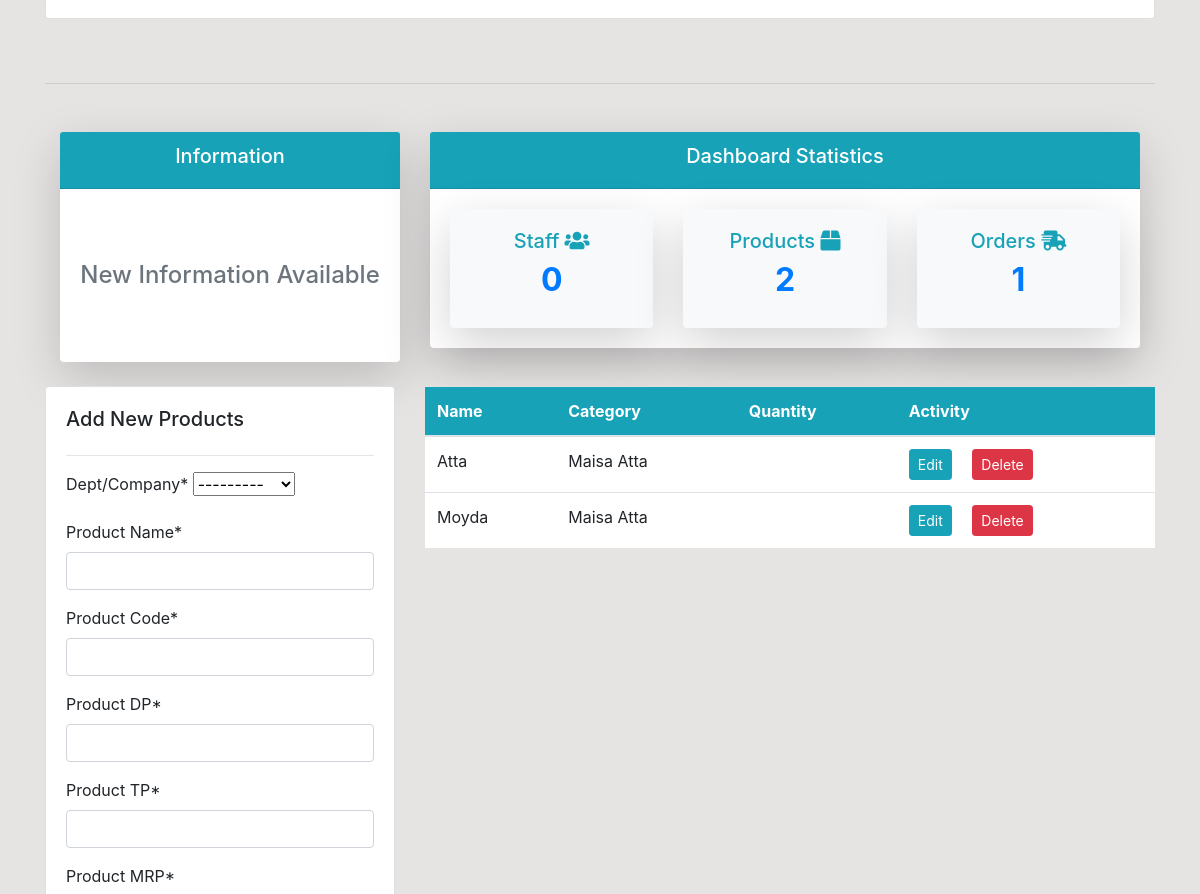
Before: /products/ (signed in, middle part) with the older database file.
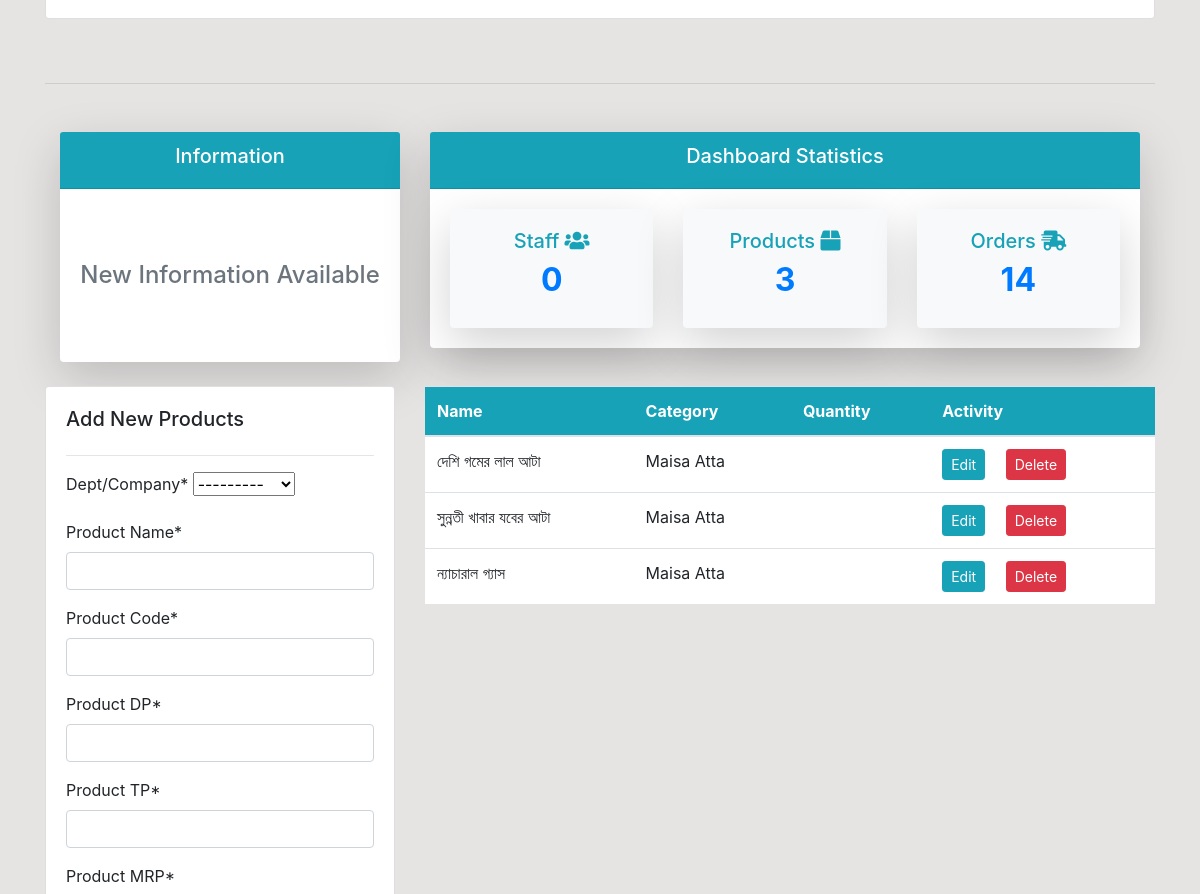
After: the same page with the newer database file.
### dashboard/models.py (models this page shows, shortened)
class Product(models.Model):
    department = models.ForeignKey(Department, on_delete=models.CASCADE, verbose_name="Dept/Company")
    name = models.CharField(max_length=200, verbose_name="Product Name")
    product_code = models.CharField(max_length=100, verbose_name="Product Code")
    product_dp = models.DecimalField(max_digits=10, decimal_places=2, verbose_name="Product DP")
    product_tp = models.DecimalField(max_digits=10, decimal_places=2, verbose_name="Product TP")
    product_mrp = models.DecimalField(max_digits=10, decimal_places=2, verbose_name="Product MRP")
    product_sku = models.CharField(max_length=100, verbose_name="Product SKU")
    product_factor = models.DecimalField(max_digits=10, decimal_places=2, verbose_name="Product Factor")
    product_details = models.TextField(verbose_name="Product Details", blank=True, null=True)

class Department(models.Model):
    name = models.CharField(max_length=200, verbose_name="Department/Company Name")
    def __str__(self):
        return self.name

### dashboard/views.py (the view)
# urls.py: path('products/', views.products, name='dashboard-products'),
@login_required(login_url='user-login')
def products(request):
    product = Product.objects.all()
    product_count = product.count()
    customer = User.objects.filter(groups=2)
    customer_count = customer.count()
    order = Order.objects.all()
    order_count = order.count()
    product_quantity = Product.objects.filter(name='')
    if request.method == 'POST':
        form = ProductForm(request.POST)
        if form.is_valid():
            form.save()
            product_name = form.cleaned_data.get('name')
            messages.success(request, f'{product_name} has been added')
            return redirect('dashboard-products')
    else:
        form = ProductForm()
    context = {
        'product': product,
        'form': form,
        'customer_count': customer_count,
        'product_count': product_count,
        'order_count': order_count,
    }
    return render(request, 'dashboard/products.html', context)

### dashboard/forms.py
class ProductForm(forms.ModelForm):
    class Meta:
        model = Product
        fields = '__all__'

### templates/dashboard/products.html (shortened to what this page needs)
{% extends 'partials/base.html' %}
{% load crispy_forms_tags %}
{% block content %}
{% include 'partials/topside.html' %}
<div class="row my-4">
    <div class="col-md-4">
        <div class="card card-body">
            <h5>Add New Products</h5>
            <hr>
            <form method="POST">
                {{ form|crispy }}
            </form>
        </div>
    </div>
    <div class="col-md-8">
        <table class="table bg-white">
            <thead class="bg-info text-white">
                <tr>
                    <th scope="col">Name</th>
                    <th scope="col">Category</th>
                    <th scope="col">Quantity</th>
                    <th scope="col">Activity</th>
                </tr>
            </thead>
            <tbody>
                {% for product in product %}
                <tr>
                    <td>{{ product.name }}</td>
                    <td>{{ product.department }}</td>
                    <td>{{ product.quantity }}</td>
                    <td>
                        <a class="btn btn-info btn-sm mr-2"
                            href="{% url 'dashboard-products-edit' product.id %}">Edit</a>
                        <a class="btn btn-danger btn-sm ml-2"
                            href="{% url 'dashboard-products-delete' product.id %}">Delete</a>
                    </td>
                </tr>
                {% endfor %}
            </tbody>
        </table>
    </div>
</div>
{% endblock %}

Changed rows visible on the page:
changed Product (number 1 of 3 on the later page): name "Atta" → "দেশি গমের লাল আটা"
changed Product (number 2 of 3 on the later page): name "Moyda" → "সুন্নতী খাবার যবের আটা"
added Product: name "ন্যাচারাল গ্যাস", department "Maisa Atta"
Other visible differences:
{{ product_count }}: "2" → "3"
{{ order_count }}: "1" → "14"
